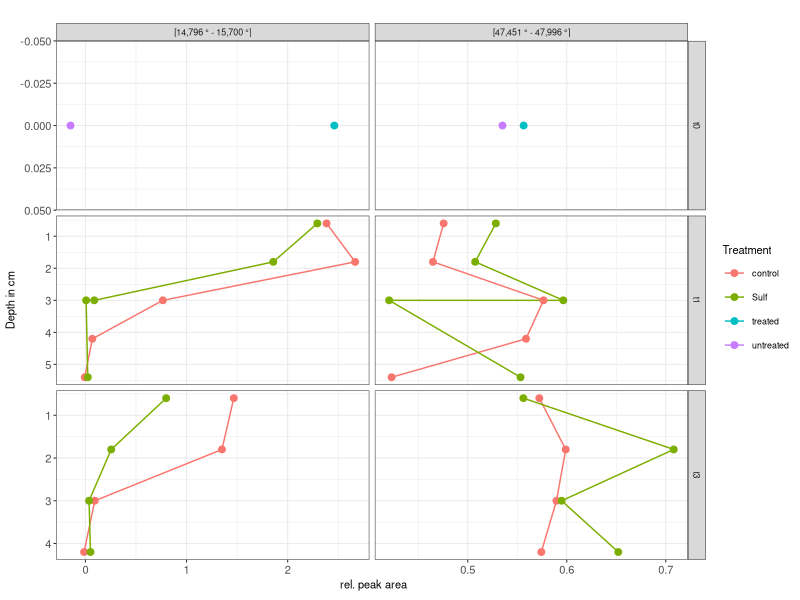
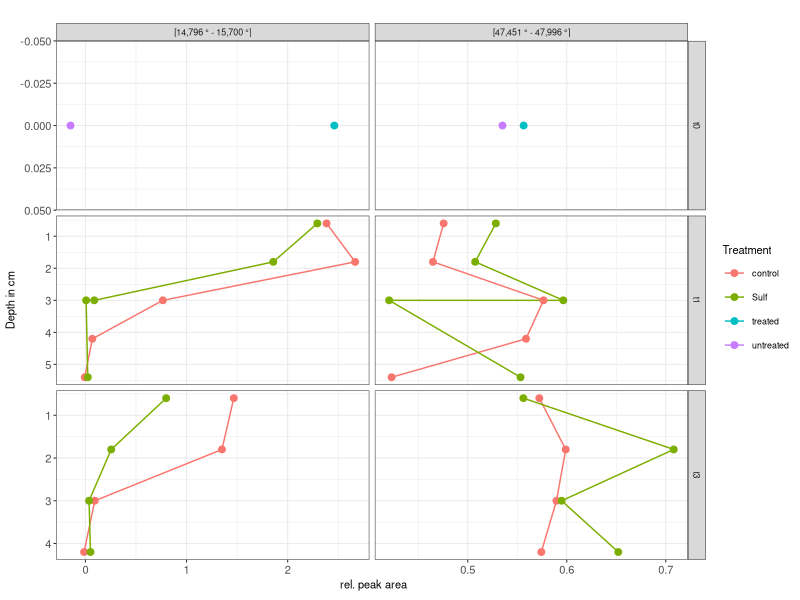

Reproduce these figures in R, in order.
library(readxl)
library(tidyverse)
library(ggplot2)

xrd_raw <- read_xlsx("input/XRD.xlsx")
#depths <- read_xlsx("input_data/depths.xlsx")

# Deepvalues <- xrd_raw %>% filter(Sample == "DEEP") %>%   pivot_longer(cols = 2:4, names_to = "peak", values_to = "Deep") %>%  select(!Sample)
#AAR_t0_treated_1mmDS_3mmAS_2.5Fefilt_2.5secsol_1h_10rpm_10-90_0.014_0.6s-step_1h_874.brml #1

xrd <- xrd_raw %>% 
  separate(Scan, into = c("Lake", "Time",  "Treatment","Depth","DS","AS","Fefilt","SS","meastime","rpm","range","stepsize","steplength","col","nr"), sep = "_") %>% 
  mutate(Depth = case_when(
    Depth == "0" ~ 0,
    Depth == "0-1.2" ~ 0.6,
    Depth == "1.2-2.4" ~ 1.8,
    Depth == "2.4-3.6" ~ 3.0,
    Depth == "3.6-4.8" ~ 4.2,
    Depth == "4.8-6" ~ 5.4
  ),
  Treatment = str_remove(Treatment, "[15]"))
  

xrd_stat <- xrd %>% 
  filter(Time == "t0",Treatment == "treated") %>% 
  mutate(Start = NetArea) %>% 
  select(Name,Start) %>% 
  right_join(xrd) %>% 
  mutate(Relative = NetArea/Start,
         Loss = (Start-NetArea)/Start*100)

xrd_stat %>% 
  filter(Time != "t0") %>% 
  select(Time,Depth,Treatment,Name,NetArea,Relative,Loss) %>% view()


  color_box <- tibble(xmin = c(2,0),
                      xmax = c(8,2.5),
                      ymin = c(-Inf,-Inf),
                      ymax = c(Inf,Inf),
                      fill = factor(c("D" ,"S"), levels = c("D","S")),
                      Treatment = factor(c("A","A"),levels = c("A","B","C")))

xrdplot <- ggplot(xrd, 
                  mapping = aes(
                    y = NetArea,
                    x = Depth,
                    color = Treatment
                  )) +
  geom_line() +
  geom_point(size = 2) +
  #geom_errorbar(aes(ymin = meannormarea - sd, ymax = meannormarea + sd), width = .5, position = position_dodge(0.05)) +
  xlab("Depth (cm)") +
  scale_x_reverse() +
  scale_y_continuous(
    name = expression(paste(" rel. peak area"))
  ) +
  coord_flip() +
  facet_grid( Time ~Name, scales = "free")+
  labs(
    x = "Depth in cm",
    title = "",
    shape = "Measurement"  # Adding legend title
  ) +
  #scale_shape_manual(name = "Legend",labels = c("XRD relative peak area", "Mössbauer spectroscopy"),values = c(1, 2, 3)) + 
  theme_bw(base_size = 8) +
  theme(axis.title = element_text(size = 8),
        plot.title = element_text(size = 8, face = "bold", hjust = 0.5),
        axis.text = element_text(size = 8, angle = 0, hjust = 0.5))
show(xrdplot)

ggsave( "figures/XRDplot.tiff", plot = xrdplot, device = "tiff",
width = 84, height = 84,  units = "mm", limitsize = FALSE, dpi = 600)
